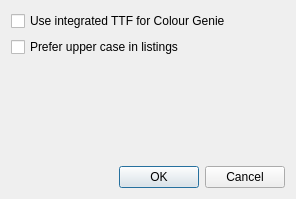
<?xml version="1.0" encoding="UTF-8"?>
<ui version="4.0">
 <class>preferencesDlg</class>
 <widget class="QDialog" name="preferencesDlg">
  <property name="geometry">
   <rect>
    <x>0</x>
    <y>0</y>
    <width>296</width>
    <height>199</height>
   </rect>
  </property>
  <property name="windowTitle">
   <string>Dialog</string>
  </property>
  <layout class="QGridLayout" name="gridLayout">
   <item row="3" column="0">
    <widget class="QDialogButtonBox" name="buttonBox">
     <property name="orientation">
      <enum>Qt::Horizontal</enum>
     </property>
     <property name="standardButtons">
      <set>QDialogButtonBox::Cancel|QDialogButtonBox::Ok</set>
     </property>
    </widget>
   </item>
   <item row="0" column="0">
    <widget class="QCheckBox" name="cb_internal_ttf">
     <property name="text">
      <string>Use integrated TTF for Colour Genie</string>
     </property>
    </widget>
   </item>
   <item row="1" column="0">
    <widget class="QCheckBox" name="cb_uppercase">
     <property name="text">
      <string>Prefer upper case in listings</string>
     </property>
    </widget>
   </item>
   <item row="2" column="0">
    <spacer name="verticalSpacer">
     <property name="orientation">
      <enum>Qt::Vertical</enum>
     </property>
     <property name="sizeHint" stdset="0">
      <size>
       <width>20</width>
       <height>40</height>
      </size>
     </property>
    </spacer>
   </item>
  </layout>
 </widget>
 <resources/>
 <connections>
  <connection>
   <sender>buttonBox</sender>
   <signal>accepted()</signal>
   <receiver>preferencesDlg</receiver>
   <slot>accept()</slot>
   <hints>
    <hint type="sourcelabel">
     <x>248</x>
     <y>254</y>
    </hint>
    <hint type="destinationlabel">
     <x>157</x>
     <y>274</y>
    </hint>
   </hints>
  </connection>
  <connection>
   <sender>buttonBox</sender>
   <signal>rejected()</signal>
   <receiver>preferencesDlg</receiver>
   <slot>reject()</slot>
   <hints>
    <hint type="sourcelabel">
     <x>316</x>
     <y>260</y>
    </hint>
    <hint type="destinationlabel">
     <x>286</x>
     <y>274</y>
    </hint>
   </hints>
  </connection>
 </connections>
</ui>
